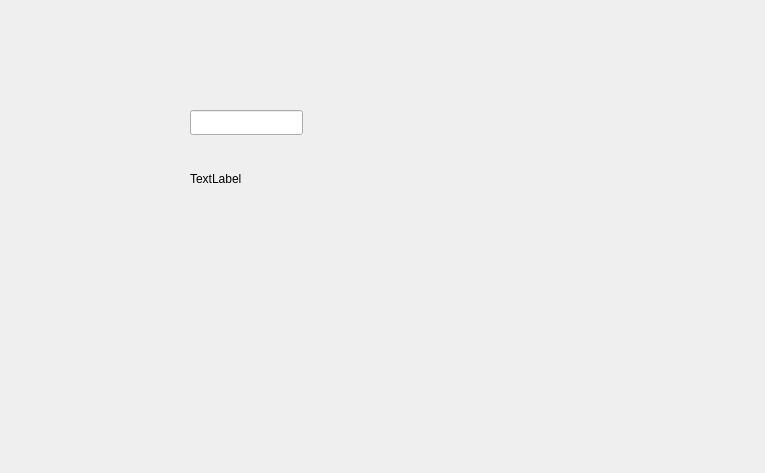
<?xml version="1.0" encoding="UTF-8"?>
<ui version="4.0">
 <class>MyForm</class>
 <widget class="QWidget" name="MyForm">
  <property name="geometry">
   <rect>
    <x>0</x>
    <y>0</y>
    <width>765</width>
    <height>473</height>
   </rect>
  </property>
  <property name="windowTitle">
   <string>Form</string>
  </property>
  <widget class="QLineEdit" name="lineEdit">
   <property name="geometry">
    <rect>
     <x>190</x>
     <y>110</y>
     <width>113</width>
     <height>25</height>
    </rect>
   </property>
  </widget>
  <widget class="MyQLabel" name="label">
   <property name="geometry">
    <rect>
     <x>190</x>
     <y>170</y>
     <width>67</width>
     <height>17</height>
    </rect>
   </property>
   <property name="text">
    <string>TextLabel</string>
   </property>
  </widget>
 </widget>
 <customwidgets>
  <customwidget>
   <class>MyQLabel</class>
   <extends>QLabel</extends>
   <header>MyQLabel.h</header>
   <slots>
    <slot>CuentaEnters()</slot>
   </slots>
  </customwidget>
 </customwidgets>
 <resources/>
 <connections>
  <connection>
   <sender>lineEdit</sender>
   <signal>returnPressed()</signal>
   <receiver>label</receiver>
   <slot>CuentaEnters()</slot>
   <hints>
    <hint type="sourcelabel">
     <x>265</x>
     <y>114</y>
    </hint>
    <hint type="destinationlabel">
     <x>241</x>
     <y>175</y>
    </hint>
   </hints>
  </connection>
 </connections>
</ui>
